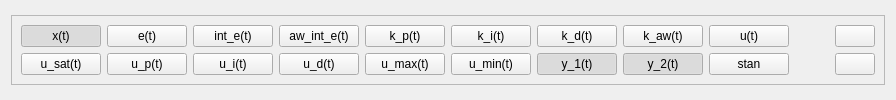
          <widget class="QWidget" name="pageHeaterPIDGraph">
           <layout class="QVBoxLayout" name="verticalLayout_11">
            <item>
             <layout class="QVBoxLayout" name="layHeaterPIDGraph"/>
            </item>
            <item>
             <widget class="QFrame" name="frame_30">
              <property name="sizePolicy">
               <sizepolicy hsizetype="Preferred" vsizetype="Maximum">
                <horstretch>0</horstretch>
                <verstretch>0</verstretch>
               </sizepolicy>
              </property>
              <property name="frameShape">
               <enum>QFrame::StyledPanel</enum>
              </property>
              <property name="frameShadow">
               <enum>QFrame::Raised</enum>
              </property>
              <layout class="QGridLayout" name="gridLayout_2">
               <item row="2" column="1">
                <widget class="QPushButton" name="btnHeaterPID_graph_u_p">
                 <property name="text">
                  <string>u_p(t)</string>
                 </property>
                 <property name="checkable">
                  <bool>true</bool>
                 </property>
                 <property name="checked">
                  <bool>false</bool>
                 </property>
                </widget>
               </item>
               <item row="0" column="4">
                <widget class="QPushButton" name="btnHeaterPID_graph_k_p">
                 <property name="text">
                  <string>k_p(t)</string>
                 </property>
                 <property name="checkable">
                  <bool>true</bool>
                 </property>
                 <property name="checked">
                  <bool>false</bool>
                 </property>
                </widget>
               </item>
               <item row="2" column="7">
                <widget class="QPushButton" name="btnHeaterPID_graph_y_2">
                 <property name="text">
                  <string>y_2(t)</string>
                 </property>
                 <property name="checkable">
                  <bool>true</bool>
                 </property>
                 <property name="checked">
                  <bool>true</bool>
                 </property>
                </widget>
               </item>
               <item row="2" column="8">
                <widget class="QPushButton" name="btnHeaterPID_graph_mode">
                 <property name="text">
                  <string>stan</string>
                 </property>
                 <property name="checkable">
                  <bool>true</bool>
                 </property>
                 <property name="checked">
                  <bool>false</bool>
                 </property>
                </widget>
               </item>
               <item row="0" column="10">
                <widget class="QPushButton" name="btnHeaterPID_graph_Stop">
                 <property name="toolTip">
                  <string>Zatrzymaj wykres</string>
                 </property>
                 <property name="statusTip">
                  <string>Zatrzymaj wykres</string>
                 </property>
                 <property name="text">
                  <string/>
                 </property>
                 <property name="icon">
                  <iconset resource="resources.qrc">
                   <normaloff>:/assets/assets/pause.ico</normaloff>:/assets/assets/pause.ico</iconset>
                 </property>
                 <property name="checkable">
                  <bool>true</bool>
                 </property>
                </widget>
               </item>
               <item row="2" column="0">
                <widget class="QPushButton" name="btnHeaterPID_graph_u_sat">
                 <property name="text">
                  <string>u_sat(t)</string>
                 </property>
                 <property name="checkable">
                  <bool>true</bool>
                 </property>
                 <property name="checked">
                  <bool>false</bool>
                 </property>
                </widget>
               </item>
               <item row="2" column="2">
                <widget class="QPushButton" name="btnHeaterPID_graph_u_i">
                 <property name="text">
                  <string>u_i(t)</string>
                 </property>
                 <property name="checkable">
                  <bool>true</bool>
                 </property>
                 <property name="checked">
                  <bool>false</bool>
                 </property>
                </widget>
               </item>
               <item row="2" column="6">
                <widget class="QPushButton" name="btnHeaterPID_graph_y_1">
                 <property name="text">
                  <string>y_1(t)</string>
                 </property>
                 <property name="checkable">
                  <bool>true</bool>
                 </property>
                 <property name="checked">
                  <bool>true</bool>
                 </property>
                </widget>
               </item>
               <item row="0" column="3">
                <widget class="QPushButton" name="btnHeaterPID_graph_aw_int_e">
                 <property name="text">
                  <string>aw_int_e(t)</string>
                 </property>
                 <property name="checkable">
                  <bool>true</bool>
                 </property>
                 <property name="checked">
                  <bool>false</bool>
                 </property>
                </widget>
               </item>
               <item row="2" column="3">
                <widget class="QPushButton" name="btnHeaterPID_graph_u_d">
                 <property name="text">
                  <string>u_d(t)</string>
                 </property>
                 <property name="checkable">
                  <bool>true</bool>
                 </property>
                 <property name="checked">
                  <bool>false</bool>
                 </property>
                </widget>
               </item>
               <item row="0" column="1">
                <widget class="QPushButton" name="btnHeaterPID_graph_e">
                 <property name="text">
                  <string>e(t)</string>
                 </property>
                 <property name="checkable">
                  <bool>true</bool>
                 </property>
                 <property name="checked">
                  <bool>false</bool>
                 </property>
                </widget>
               </item>
               <item row="2" column="4">
                <widget class="QPushButton" name="btnHeaterPID_graph_u_max">
                 <property name="text">
                  <string>u_max(t)</string>
                 </property>
                 <property name="checkable">
                  <bool>true</bool>
                 </property>
                 <property name="checked">
                  <bool>false</bool>
                 </property>
                </widget>
               </item>
               <item row="0" column="8">
                <widget class="QPushButton" name="btnHeaterPID_graph_u">
                 <property name="text">
                  <string>u(t)</string>
                 </property>
                 <property name="checkable">
                  <bool>true</bool>
                 </property>
                 <property name="checked">
                  <bool>false</bool>
                 </property>
                </widget>
               </item>
               <item row="0" column="7">
                <widget class="QPushButton" name="btnHeaterPID_graph_k_aw">
                 <property name="text">
                  <string>k_aw(t)</string>
                 </property>
                 <property name="checkable">
                  <bool>true</bool>
                 </property>
                 <property name="checked">
                  <bool>false</bool>
                 </property>
                </widget>
               </item>
               <item row="2" column="10">
                <widget class="QPushButton" name="btnHeaterPID_graph_Clear">
                 <property name="toolTip">
                  <string>Wyczyść wykres</string>
                 </property>
                 <property name="statusTip">
                  <string>Wyczyść wykres</string>
                 </property>
                 <property name="text">
                  <string/>
                 </property>
                 <property name="icon">
                  <iconset resource="resources.qrc">
                   <normaloff>:/assets/assets/broom.ico</normaloff>:/assets/assets/broom.ico</iconset>
                 </property>
                </widget>
               </item>
               <item row="0" column="6">
                <widget class="QPushButton" name="btnHeaterPID_graph_k_d">
                 <property name="text">
                  <string>k_d(t)</string>
                 </property>
                 <property name="checkable">
                  <bool>true</bool>
                 </property>
                 <property name="checked">
                  <bool>false</bool>
                 </property>
                </widget>
               </item>
               <item row="2" column="5">
                <widget class="QPushButton" name="btnHeaterPID_graph_u_min">
                 <property name="text">
                  <string>u_min(t)</string>
                 </property>
                 <property name="checkable">
                  <bool>true</bool>
                 </property>
                 <property name="checked">
                  <bool>false</bool>
                 </property>
                </widget>
               </item>
               <item row="0" column="5">
                <widget class="QPushButton" name="btnHeaterPID_graph_k_i">
                 <property name="text">
                  <string>k_i(t)</string>
                 </property>
                 <property name="checkable">
                  <bool>true</bool>
                 </property>
                 <property name="checked">
                  <bool>false</bool>
                 </property>
                </widget>
               </item>
               <item row="0" column="2">
                <widget class="QPushButton" name="btnHeaterPID_graph_int_e">
                 <property name="text">
                  <string>int_e(t)</string>
                 </property>
                 <property name="checkable">
                  <bool>true</bool>
                 </property>
                 <property name="checked">
                  <bool>false</bool>
                 </property>
                </widget>
               </item>
               <item row="0" column="0">
                <widget class="QPushButton" name="btnHeaterPID_graph_x">
                 <property name="text">
                  <string>x(t)</string>
                 </property>
                 <property name="checkable">
                  <bool>true</bool>
                 </property>
                 <property name="checked">
                  <bool>true</bool>
                 </property>
                </widget>
               </item>
               <item row="0" column="9">
                <spacer name="horizontalSpacer_27">
                 <property name="orientation">
                  <enum>Qt::Horizontal</enum>
                 </property>
                 <property name="sizeHint" stdset="0">
                  <size>
                   <width>40</width>
                   <height>20</height>
                  </size>
                 </property>
                </spacer>
               </item>
              </layout>
             </widget>
            </item>
           </layout>
          </widget>
